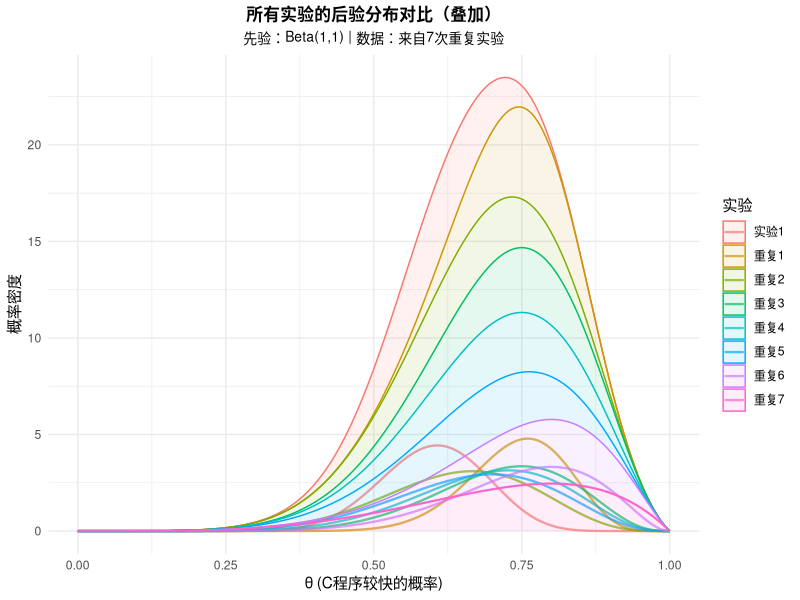
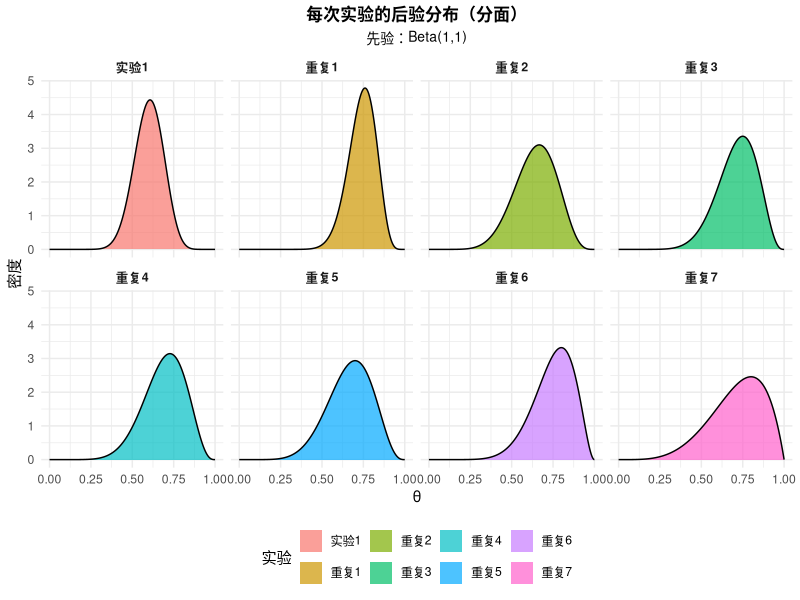
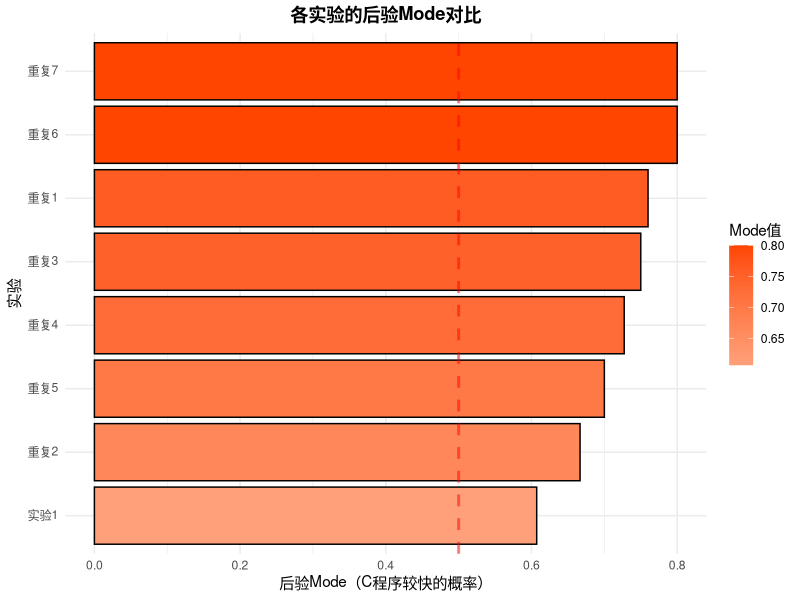
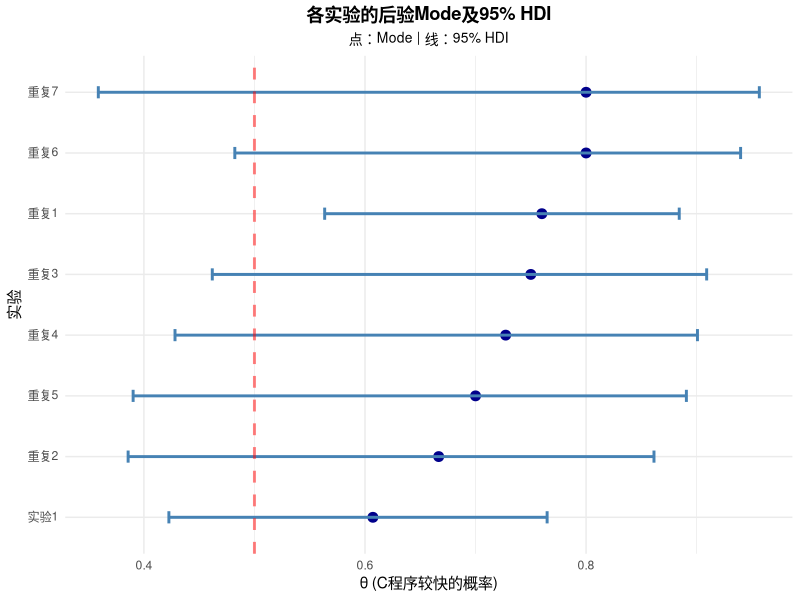
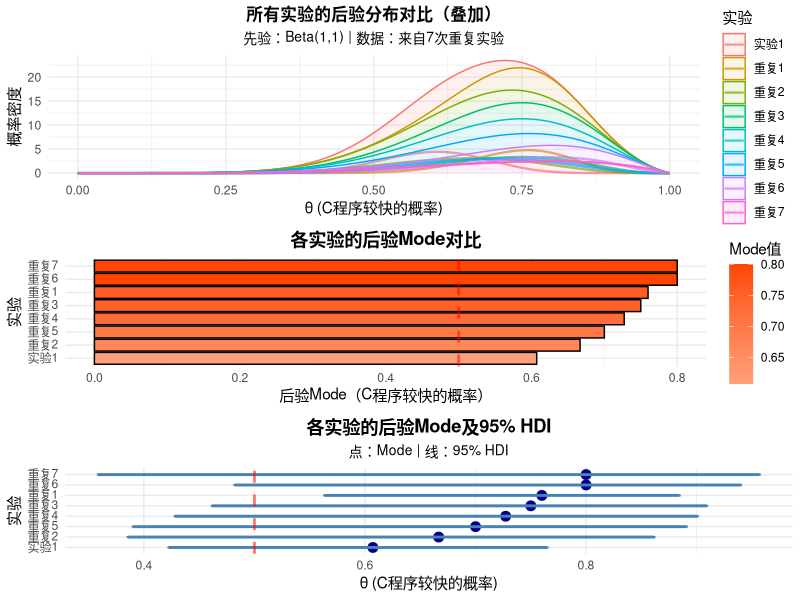
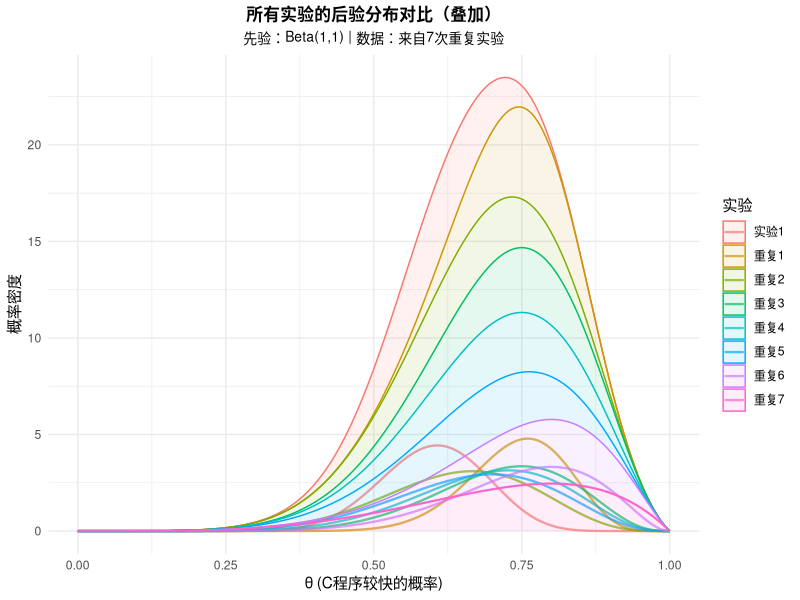
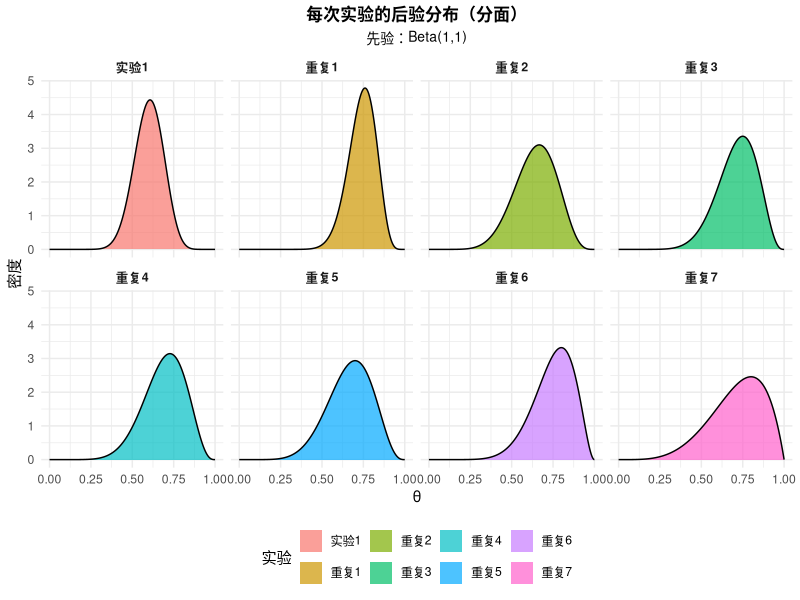
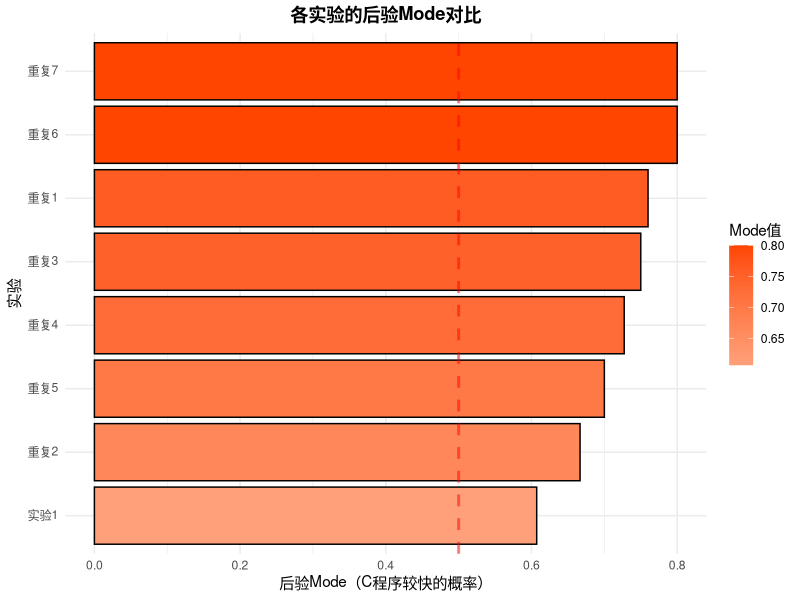

These figures' R source, in order:
# ╔═══════════════════════════════════════════════════════════════════╗
# ║     Erdogmus 7次重复实验 - 贝叶斯分析与后验分布汇总                ║
# ║                                                                   ║
# ║ 对每次实验进行Beta-Bernoulli贝叶斯分析                            ║
# ║ 最后生成所有后验分布的对比图                                      ║
# ╚═══════════════════════════════════════════════════════════════════╝

library(ggplot2)
library(gridExtra)
library(dplyr)

# ========== 实验数据 ==========
experiments_data <- tibble(
  exp_name = c("实验1", "重复1", "重复2", "重复3", "重复4", "重复5", "重复6", "重复7"),
  n = c(28, 25, 12, 12, 11, 10, 10, 5),
  x = c(17, 19, 8, 9, 8, 7, 8, 4)
)

# 贝叶斯先验参数（无信息先验）
a_prior <- 1
b_prior <- 1

# ROPE区间
rope_lower <- 0.45
rope_upper <- 0.55

cat("\n╔═══════════════════════════════════════════════════════════════════╗\n")
cat("║        7次重复实验的贝叶斯分析 - Beta(1,1)无信息先验             ║\n")
cat("╚═══════════════════════════════════════════════════════════════════╝\n\n")

# ========== 对每次实验进行分析 ==========
all_posteriors <- list()
all_results <- list()

for(i in 1:nrow(experiments_data)) {
  exp_name <- experiments_data$exp_name[i]
  n <- experiments_data$n[i]
  z <- experiments_data$x[i]
  
  # 后验参数
  a_post <- a_prior + z
  b_post <- b_prior + (n - z)
  
  # 后验统计量
  post_mode <- (a_post - 1) / (a_post + b_post - 2)
  post_mean <- a_post / (a_post + b_post)
  post_quantiles <- qbeta(c(0.025, 0.975), a_post, b_post)
  
  # 边际似然
  p_D <- beta(a_post, b_post) / beta(a_prior, b_prior)
  
  # 生成后验分布数据
  theta <- seq(0, 1, length.out = 1000)
  posterior <- dbeta(theta, a_post, b_post)
  df_posterior <- data.frame(
    theta = theta,
    density = posterior,
    exp_name = exp_name
  )
  
  # 保存后验分布
  all_posteriors[[i]] <- df_posterior
  
  # 保存统计结果
  all_results[[i]] <- data.frame(
    exp_name = exp_name,
    n = n,
    z = z,
    p_hat = z/n,
    a_posterior = a_post,
    b_posterior = b_post,
    mode = post_mode,
    mean = post_mean,
    hdi_lower = post_quantiles[1],
    hdi_upper = post_quantiles[2],
    p_D = p_D,
    stringsAsFactors = FALSE
  )
  
  # 打印每个实验的结果
  cat(sprintf("【%s】\n", exp_name))
  cat(sprintf("  数据：N=%d, z=%d, p̂=%.4f\n", n, z, z/n))
  cat(sprintf("  后验：Beta(%d, %d)\n", a_post, b_post))
  cat(sprintf("  Mode: %.4f, Mean: %.4f\n", post_mode, post_mean))
  cat(sprintf("  95%% HDI: [%.4f, %.4f]\n", post_quantiles[1], post_quantiles[2]))
  cat(sprintf("  p(D): %.2e\n\n", p_D))
}

# 合并所有结果
posterior_data <- do.call(rbind, all_posteriors)
results_summary <- do.call(rbind, all_results)

# ========== 结果表格 ==========
cat("╔═══════════════════════════════════════════════════════════════════╗\n")
cat("║                    贝叶斯分析结果汇总表                           ║\n")
cat("╚═══════════════════════════════════════════════════════════════════╝\n\n")

results_display <- results_summary %>%
  mutate(
    p_hat_pct = sprintf("%.2f%%", p_hat * 100),
    mode = round(mode, 4),
    hdi = sprintf("[%.3f, %.3f]", hdi_lower, hdi_upper),
    p_D_str = sprintf("%.2e", p_D)
  ) %>%
  select(exp_name, n, z, p_hat_pct, a_posterior, b_posterior, mode, hdi, p_D_str)

colnames(results_display) <- c("实验", "N", "z", "比例", "a", "b", "Mode", "95% HDI", "p(D)")

print(results_display)

# 保存结果
write.csv(results_summary, "bayesian_repeated_experiments_results.csv", row.names = FALSE)
cat("\n✓ 详细结果已保存：bayesian_repeated_experiments_results.csv\n\n")

# ========== 绘制后验分布汇总图 ==========
cat("生成后验分布对比图...\n\n")

# 图1：所有后验分布叠加
p_overlay <- ggplot(posterior_data, aes(x = theta, y = density, color = exp_name, fill = exp_name)) +
  geom_line(linewidth = 0.8, alpha = 0.7) +
  geom_area(alpha = 0.1) +
  xlim(0, 1) +
  labs(title = "所有实验的后验分布对比（叠加）",
       x = "θ (C程序较快的概率)",
       y = "概率密度",
       color = "实验",
       fill = "实验",
       subtitle = "先验：Beta(1,1) | 数据：来自7次重复实验") +
  theme_minimal() +
  theme(
    plot.title = element_text(hjust = 0.5, face = "bold", size = 12),
    plot.subtitle = element_text(hjust = 0.5, size = 10),
    legend.position = "right"
  )

print(p_overlay)
ggsave("posterior_overlay_all_experiments.png", p_overlay, width = 12, height = 6, dpi = 300)

# 图2：分面图（每个实验单独显示）
p_facet <- ggplot(posterior_data, aes(x = theta, y = density, fill = exp_name)) +
  geom_area(alpha = 0.7) +
  geom_line(color = "black", linewidth = 0.5) +
  facet_wrap(~exp_name, ncol = 4) +
  xlim(0, 1) +
  labs(title = "每次实验的后验分布（分面）",
       x = "θ",
       y = "密度",
       fill = "实验",
       subtitle = "先验：Beta(1,1)") +
  theme_minimal() +
  theme(
    plot.title = element_text(hjust = 0.5, face = "bold", size = 12),
    plot.subtitle = element_text(hjust = 0.5, size = 10),
    strip.text = element_text(face = "bold", size = 9),
    legend.position = "bottom"
  )

print(p_facet)
ggsave("posterior_facet_all_experiments.png", p_facet, width = 14, height = 8, dpi = 300)

# 图3：后验Mode对比
p_mode <- ggplot(results_summary, aes(x = reorder(exp_name, mode), y = mode, fill = mode)) +
  geom_bar(stat = "identity", color = "black", linewidth = 0.5) +
  geom_hline(yintercept = 0.5, linetype = "dashed", color = "red", linewidth = 1, alpha = 0.5) +
  scale_fill_gradient(low = "#FFA07A", high = "#FF4500") +
  coord_flip() +
  labs(title = "各实验的后验Mode对比",
       x = "实验",
       y = "后验Mode（C程序较快的概率）",
       fill = "Mode值") +
  theme_minimal() +
  theme(
    plot.title = element_text(hjust = 0.5, face = "bold"),
    legend.position = "right"
  )

print(p_mode)
ggsave("posterior_mode_comparison.png", p_mode, width = 10, height = 6, dpi = 300)

# 图4：HDI区间对比
hdi_data <- results_summary %>%
  mutate(exp_name = factor(exp_name, levels = unique(exp_name)))

p_hdi <- ggplot(hdi_data, aes(x = reorder(exp_name, mode), y = mode)) +
  geom_point(size = 3, color = "darkblue") +
  geom_errorbar(aes(ymin = hdi_lower, ymax = hdi_upper), 
                width = 0.2, linewidth = 1, color = "steelblue") +
  geom_hline(yintercept = 0.5, linetype = "dashed", color = "red", linewidth = 1, alpha = 0.5) +
  coord_flip() +
  labs(title = "各实验的后验Mode及95% HDI",
       x = "实验",
       y = "θ (C程序较快的概率)",
       subtitle = "点：Mode | 线：95% HDI") +
  theme_minimal() +
  theme(
    plot.title = element_text(hjust = 0.5, face = "bold"),
    plot.subtitle = element_text(hjust = 0.5, size = 10)
  )

print(p_hdi)
ggsave("posterior_hdi_comparison.png", p_hdi, width = 10, height = 6, dpi = 300)

# ========== 综合对比图 ==========
# 图5：四合一综合图
combined <- gridExtra::grid.arrange(p_overlay, p_mode, p_hdi, ncol = 1, heights = c(1.2, 1, 1))
print(combined)
ggsave("bayesian_repeated_experiments_summary.png", combined, width = 12, height = 12, dpi = 300)

cat("\n✓ 已生成所有可视化图表：\n")
cat("  • posterior_overlay_all_experiments.png - 后验分布叠加\n")
cat("  • posterior_facet_all_experiments.png - 后验分布分面\n")
cat("  • posterior_mode_comparison.png - Mode对比\n")
cat("  • posterior_hdi_comparison.png - HDI对比\n")
cat("  • bayesian_repeated_experiments_summary.png - 综合图表\n")

# ========== 统计总结 ==========
cat("\n╔═══════════════════════════════════════════════════════════════════╗\n")
cat("║                      贝叶斯推理汇总                              ║\n")
cat("╚═══════════════════════════════════════════════════════════════════╝\n\n")

cat("后验Mode分析：\n")
cat(sprintf("  最高：%.4f (实验: %s)\n", max(results_summary$mode), 
            results_summary$exp_name[which.max(results_summary$mode)]))
cat(sprintf("  最低：%.4f (实验: %s)\n", min(results_summary$mode), 
            results_summary$exp_name[which.min(results_summary$mode)]))
cat(sprintf("  平均：%.4f\n\n", mean(results_summary$mode)))

cat("HDI宽度分析：\n")
results_summary$hdi_width <- results_summary$hdi_upper - results_summary$hdi_lower
cat(sprintf("  最宽：%.4f (实验: %s, N=%d)\n", max(results_summary$hdi_width),
            results_summary$exp_name[which.max(results_summary$hdi_width)],
            results_summary$n[which.max(results_summary$hdi_width)]))
cat(sprintf("  最窄：%.4f (实验: %s, N=%d)\n", min(results_summary$hdi_width),
            results_summary$exp_name[which.min(results_summary$hdi_width)],
            results_summary$n[which.min(results_summary$hdi_width)]))
cat(sprintf("  平均：%.4f\n\n", mean(results_summary$hdi_width)))

cat("边际似然p(D)分析：\n")
cat(sprintf("  最大：%.2e (实验: %s)\n", max(results_summary$p_D),
            results_summary$exp_name[which.max(results_summary$p_D)]))
cat(sprintf("  最小：%.2e (实验: %s)\n", min(results_summary$p_D),
            results_summary$exp_name[which.min(results_summary$p_D)]))

cat("\n════════════════════════════════════════════════════════════════════\n\n")
